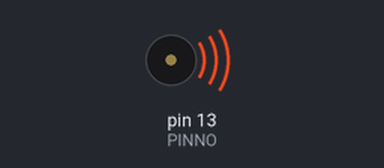
Simulated run of this sketch. Board: Arduino Uno, built with avr-gcc and run on an emulated ATmega328P. On the bench: buzzer (waves = sounding).

Above: at 0.4 s.
At 13.02 s:
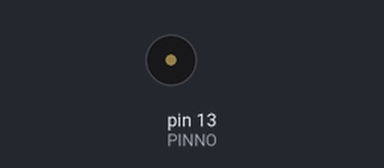
Timing chart, 0 to 13.3 s (numbered marks = the images above):
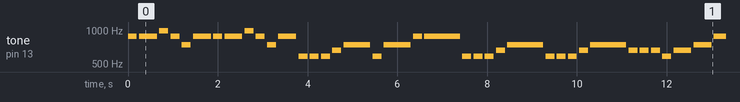

The sketch:

yobikomikun_onsei.ino
```cpp
int PINNO = 13;     // ブザーを接続したピン番号

#define NOTE_C3  131//ド
#define NOTE_CS3 139
#define NOTE_D3  147//レ
#define NOTE_DS3 156
#define NOTE_E3  165//ミ
#define NOTE_F3  175//ファ
#define NOTE_FS3 185
#define NOTE_G3  196//ソ
#define NOTE_GS3 208
#define NOTE_A3  220//ラ
#define NOTE_AS3 233
#define NOTE_B3  247//シ
#define NOTE_C4  262
#define NOTE_CS4 277
#define NOTE_D4  294
#define NOTE_DS4 311
#define NOTE_E4  330
#define NOTE_F4  349
#define NOTE_FS4 370
#define NOTE_G4  392
#define NOTE_GS4 415
#define NOTE_A4  440
#define NOTE_AS4 466
#define NOTE_B4  494
#define NOTE_C5  523
#define NOTE_CS5 554
#define NOTE_D5  587
#define NOTE_DS5 622
#define NOTE_E5  659
#define NOTE_F5  698
#define NOTE_FS5 740
#define NOTE_G5  784
#define NOTE_GS5 831
#define NOTE_A5  880
#define NOTE_AS5 932
#define NOTE_B5  988
#define NOTE_C6  1047
#define NOTE_CS6 1109
#define NOTE_D6  1175
#define NOTE_DS6 1245
#define NOTE_E6  1319
#define NOTE_F6  1397
#define NOTE_FS6 1480
#define NOTE_G6  1568
#define NOTE_GS6 1661
#define NOTE_A6  1760
#define NOTE_AS6 1865
#define NOTE_B6  1976


void setup() {
}

//呼び込み君
void loop() {
  tone(PINNO, NOTE_A5, 200) ;
  delay(250);
  tone(PINNO, NOTE_A5, 400) ;
  delay(450);
  tone(PINNO, NOTE_B5, 200) ;
  delay(250);
  tone(PINNO, NOTE_A5, 200) ;
  delay(250);
  tone(PINNO, NOTE_FS5, 200) ;
  delay(250);
  tone(PINNO, NOTE_A5, 400) ;
  delay(450);

  tone(PINNO, NOTE_A5, 200) ;
  delay(250);
  tone(PINNO, NOTE_A5, 400) ;
  delay(450);
  tone(PINNO, NOTE_B5, 200) ;
  delay(250);
  tone(PINNO, NOTE_A5, 200) ;
  delay(250);
  tone(PINNO, NOTE_FS5, 200) ;
  delay(250);
  tone(PINNO, NOTE_A5, 400) ;
  delay(450);

  tone(PINNO, NOTE_D5, 200) ;
  delay(250);
  tone(PINNO, NOTE_D5, 200) ;
  delay(250);
  tone(PINNO, NOTE_D5, 200) ;
  delay(250);
  tone(PINNO, NOTE_E5, 200) ;
  delay(250);
  tone(PINNO, NOTE_FS5, 600) ;
  delay(650);
  tone(PINNO, NOTE_D5, 200) ;
  delay(250);

  tone(PINNO, NOTE_FS5, 600) ;
  delay(650);
  tone(PINNO, NOTE_A5, 200) ;
  delay(250);
  tone(PINNO, NOTE_A5, 800) ;
  delay(850);

  tone(PINNO, NOTE_D5, 200) ;
  delay(250);
  tone(PINNO, NOTE_D5, 200) ;
  delay(250);
  tone(PINNO, NOTE_D5, 200) ;
  delay(250);
  tone(PINNO, NOTE_E5, 200) ;
  delay(250);
  tone(PINNO, NOTE_FS5, 800) ;
  delay(850);

  tone(PINNO, NOTE_D5, 200) ;
  delay(250);
  tone(PINNO, NOTE_D5, 200) ;
  delay(250);
  tone(PINNO, NOTE_D5, 200) ;
  delay(250);
  tone(PINNO, NOTE_E5, 200) ;
  delay(250);
  tone(PINNO, NOTE_FS5, 800) ;
  delay(850);

  tone(PINNO, NOTE_E5, 200) ;
  delay(250);
  tone(PINNO, NOTE_E5, 200) ;
  delay(250);
  tone(PINNO, NOTE_E5, 200) ;
  delay(250);
  tone(PINNO, NOTE_D5, 200) ;
  delay(250);
  tone(PINNO, NOTE_E5, 400) ;
  delay(450);
  tone(PINNO, NOTE_FS5, 400) ;
  delay(450);

  tone(PINNO, NOTE_A5, 400) ;
  delay(450);
  tone(PINNO, NOTE_G5, 400) ;
  delay(450);
  tone(PINNO, NOTE_FS5, 400) ;
  delay(450);
  tone(PINNO, NOTE_E5, 400);
  delay(450);


  tone(PINNO, NOTE_A5, 200) ;
  delay(250);
  tone(PINNO, NOTE_A5, 400) ;
  delay(450);
  tone(PINNO, NOTE_B5, 200) ;
  delay(250);
  tone(PINNO, NOTE_A5, 200) ;
  delay(250);
  tone(PINNO, NOTE_FS5, 200) ;
  delay(250);
  tone(PINNO, NOTE_A5, 400) ;
  delay(450);

  tone(PINNO, NOTE_A5, 200) ;
  delay(250);
  tone(PINNO, NOTE_A5, 400) ;
  delay(450);
  tone(PINNO, NOTE_B5, 200) ;
  delay(250);
  tone(PINNO, NOTE_A5, 200) ;
  delay(250);
  tone(PINNO, NOTE_FS5, 200) ;
  delay(250);
  tone(PINNO, NOTE_E5, 400) ;
  delay(450);

  tone(PINNO, NOTE_D5, 1600) ;
  delay(1650);

}
```

Measured:
- by itself, tone on pin 13 (PINNO): plays 880 Hz for 0.20 s, 880 Hz for 0.40 s, 988 Hz for 0.20 s, 880 Hz for 0.20 s, 740 Hz for 0.20 s, 880 Hz for 0.40 s … (348 notes in this stretch)
